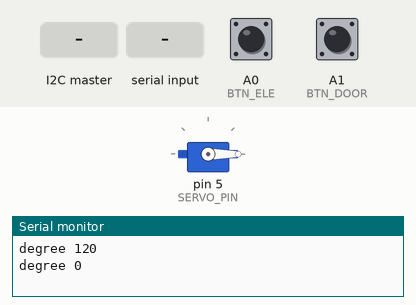
Recording of a sketch running on a simulated Arduino Uno, built with avr-gcc and run on an emulated ATmega328P. On the bench: servo, the last lines printed to the serial monitor. The inputs (shaded band) are chosen by the test bench; at power-on: A0 (BTN_ELE) HIGH, A1 (BTN_DOOR) HIGH.

Above: at 3.7 s.
3.8 s: A0 (BTN_ELE) pulled LOW for 0.15 s
6.5 s: A1 (BTN_DOOR) pulled LOW for 0.15 s
8.1 s: the I2C master sends "a"
At 9.3 s:
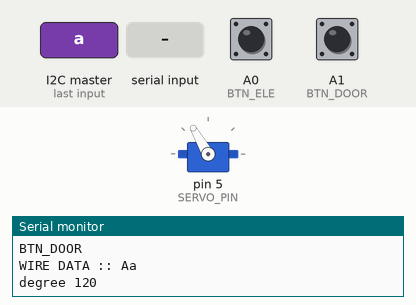
9.6 s: "-" received over the second serial link
11.1 s: "90,45\n" received over the second serial link
12.6 s: "E90\n" received over the second serial link
Timing chart, 0 to 20.6 s (numbered marks = the images above; inputs shaded):
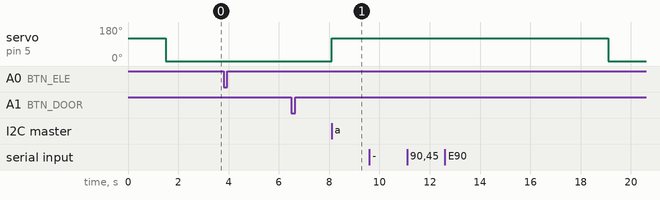

Measured:
- after the input at 8.1 s, servo on pin 5 (SERVO_PIN): 0° → 120° at once

The sketch:

_______3__.ino
```cpp
#define             SLAVE             1
#define             SERVO_PIN         5

#define             BTN_DOOR          A1
#define             BTN_ELE           A0

#include <Wire.h>
#include <Servo.h>
#include <SoftwareSerial.h>

Servo servo;
SoftwareSerial ble(3, 2);

char check_end[10]={'O','K','+','D','I','S','C','E'};
char check_start[20] = {'O','K','+','D','I','S','I','S','O','K','+','D','I','S','C'};
char ble_data[1023];
int  ble_count = 0;
int rssi = 0;
char req_data = ' ';

bool rssi_flag = false, btn_flag = false, servo_flag = false;
bool master_ele = false, read_flag = false;
unsigned long prev_time, ele_time;

bool wire_flag = false;

void setup() {
  Wire.begin(SLAVE);
  Wire.onReceive(receive_m);
  Wire.onRequest(req_m);

  Serial.begin(9600);       ble.begin(9600);
  pinMode(BTN_DOOR, INPUT_PULLUP);
  pinMode(BTN_ELE, INPUT_PULLUP);
  servo_exe(120);
  delay(500);
  servo_exe(0);

}

void loop() {

  read_btn();


  // 5초마다 비콘검색
  if( (millis() - prev_time) > 5000){
    Serial.println("AT5000");
    for(int i = 0; i<=100; i++)ble_data[i]=' ';
    ble_count = 0;
    ble.print("AT+DISI?");
    read_flag = true;
    ble_count = 0;
    if(rssi_flag && btn_flag){
      Serial.println("PASS_BEACON");
      if(!servo_flag){    // 열기
        servo_exe(120);
        req_data = 'a';
        master_ele = true;
        btn_flag = false;
        // 엘베 1층으로 부르기
      }
    }
    prev_time = millis();
  }

  // 10초뒤 문닫기
  if( ((millis() - ele_time) > 10000) && servo_flag){
    if(servo_flag)servo_exe(0);
    ele_time = millis();
  }

  read_rssi();
  wire_exe();
}


// 비콘 읽기
void read_rssi(){
  while( ble.available() ){
    char data = ble.read();
    Serial.print(data);
    if(read_flag){
      ble_data[ble_count] = data;
      ble_count++;
    }

    if(ble_data[ble_count] == 'E'){
      check_acc();
      for(int i = 0; i<1023; i++)ble_data[i]=' ';
      read_flag = false;
      ble_count = 0;
    }
  }//Serial.println("");
}

//주변에 비콘있는지 확인하기
void check_acc(){
  int start_count = 0, end_count = 0;
  for(int i = 0; i<1023; i++){
    if(ble_data[i] == '-'){
     rssi =  (ble_data[i+1]-48)*100 + (ble_data[i+2]-48)*10 + (ble_data[i+3]-48);
     Serial.println(rssi);
     Serial.println("complete");
     if(rssi <=60 )rssi_flag = true;
     else if(rssi > 60)rssi_flag = false;
    }else{
      Serial.println("rssi false");
      rssi_flag = false;
    }

  }

}

void read_btn(){
  if( digitalRead(BTN_DOOR) == LOW){    // 버튼으로 문열기
    Serial.println("BTN_DOOR");
    btn_flag = true;
    if(rssi_flag){
      Serial.println("PASS_BTN");
      if(!servo_flag){
        servo_exe(120);   // 열기
        btn_flag = false;
      }
    }
    delay(10);    while(digitalRead(BTN_DOOR) == LOW);    delay(10);
  }

  if( digitalRead(BTN_ELE) == LOW){   //버튼으로 엘레베이터 부르기
    Serial.println("BTN_ELE");
    req_data = 'b';
    master_ele = true;
    delay(10);    while(digitalRead(BTN_ELE) == LOW);    delay(10);
  }
}


// 마스터데이터에따라 서보여닫기
void wire_exe(){
  if(wire_flag){
    if(!servo_flag)servo_exe(120);        // 열기
    else if(servo_flag)servo_exe(0);      // 닫기
    wire_flag = false;
  }
}

// 마스터에서 보내는 데이터 읽기
void receive_m(int bytes) {
  while( Wire.available()){
    char data = Wire.read();
    if(data == 'a'){      // 문개방
      Serial.print("WIRE DATA :: A");
      Serial.println(data);
      wire_flag = true;
      //if(!servo_flag)servo_exe(120);        // 열기
      //else if(servo_flag)servo_exe(0);      // 닫기
    }
  }

}

// 마스터 아두이노에서 요청했을때 응답하기
void req_m() {
  if(master_ele){
    Wire.write(req_data);
    req_data = ' ';
    master_ele = false;
  }else if(!master_ele)Wire.write('x');
}

void servo_exe(int degree){
  if(!servo_flag && (degree==120) ){    // 열기
    Serial.println("degree 120 ");
    servo.attach(SERVO_PIN);  servo.write(120);
    delay(1000);               servo.detach();
    servo_flag = true;
    ele_time = millis();
  }else if(servo_flag && (degree==0)){ // 닫기
    Serial.println("degree 0 ");
    servo.attach(SERVO_PIN);  servo.write(0);
    delay(1000);               servo.detach();
    servo_flag = false;
  }
}
```
